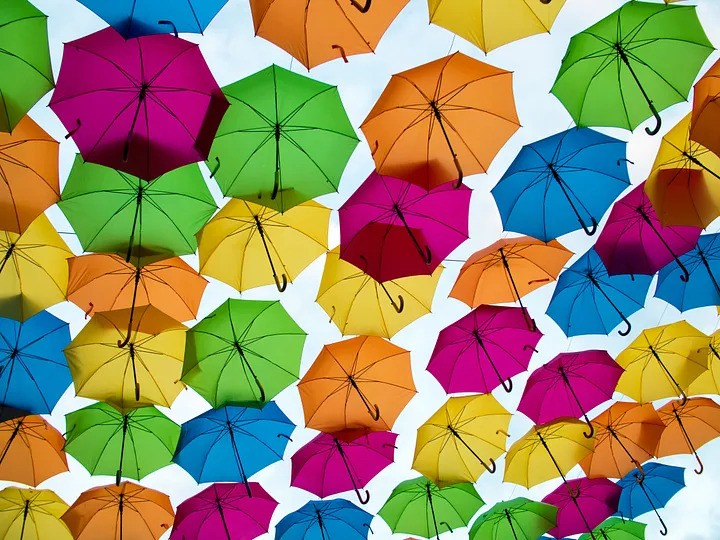
#> input picture Lab1/colors.jpg, 720 x 540 px, found by its file name
$ jupyter execute --allow-errors 2-image-representation.ipynb
#> lines starting #> are read from the running program, lines starting #| are printed output that depends on the picture; after the words box and inside, x2 and y2 are one past the last pixel; in counts of white or black regions, pixels touching at a corner belong together
[cell 1]
import cv2 as cv
import os

[cell 2]
image=cv.imread('c:/Users/dell/Desktop/SALLY/DATA/image1.png')

image = cv.imread("../data/image1.png")

print(image)
#| None

#> (a cell that did not finish here is left out)

#> (a cell that did not finish here is left out)

[cell 5]
rgb_image=cv.imread('../data/rgb_image.jpg')
#> (the rest of this cell did not finish here and is left out)

#> (a cell that did not finish here is left out)

[cell 7]
image1=cv.imread('../data/colors.jpg')
#> image1 is the input picture: shape (540, 720, 3); mean B, G, R 102.9, 138.4, 152.2
rgb_image=cv.cvtColor(image1,cv.COLOR_BGR2RGB)

[cell 8]
(r,g,b)=cv.split(rgb_image)
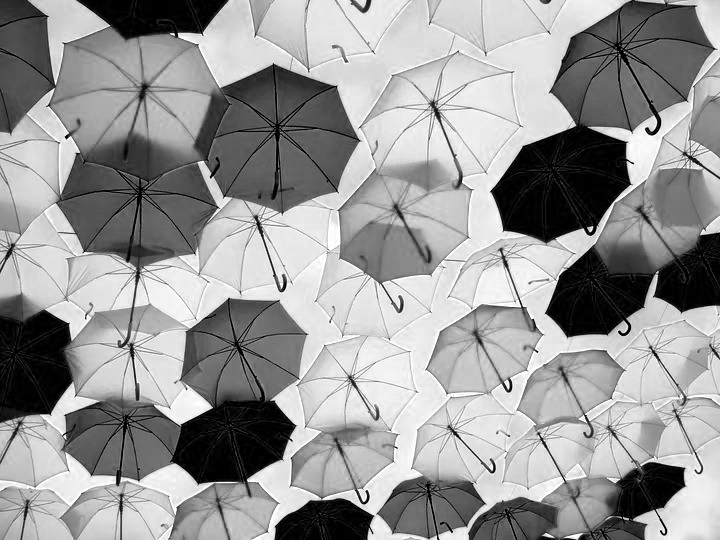
#> r: shape (540, 720); min 0, max 255, mean 152.2
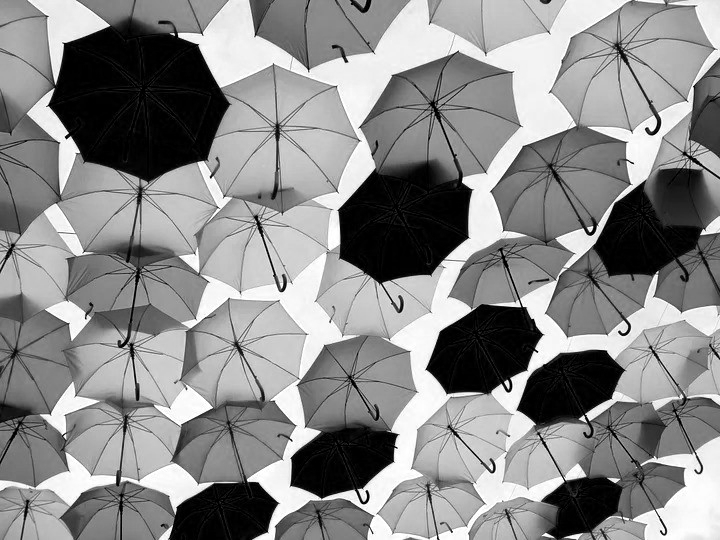
#> g: shape (540, 720); min 0, max 255, mean 138.4
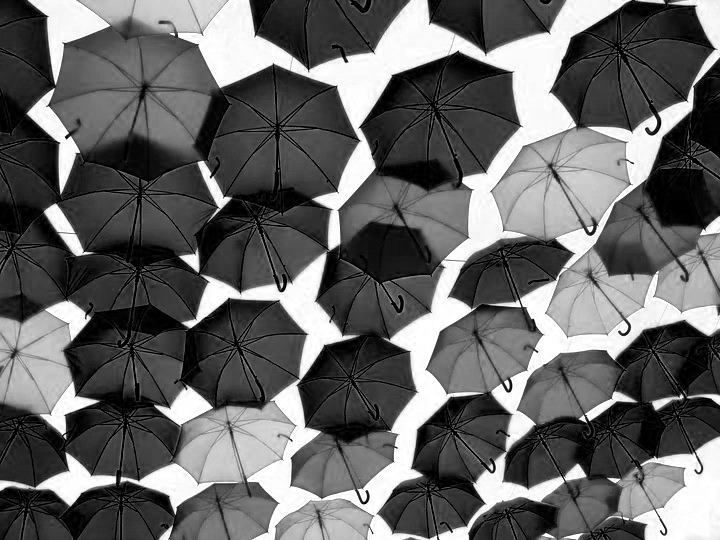
#> b: shape (540, 720); min 0, max 255, mean 102.9

[cell 9]
cv.namedWindow("Red",cv.WINDOW_NORMAL)
cv.imshow("Red",r)
cv.namedWindow("Green",cv.WINDOW_NORMAL)
cv.imshow("Green",g)
cv.namedWindow("Blue",cv.WINDOW_NORMAL)
cv.imshow("Blue",b)

[cell 10]
cv.imwrite('red_channel.jpg',r)
cv.imwrite('green_channel.jpg',g)
cv.imwrite('blue_channel.jpg',b)

if cv.waitKey(0):
#> (key Esc is pressed here)
    cv.destroyAllWindows()

[cell 11]
#find the pixel value at (0,0) which is first pixel of the image
(b,g,r)=rgb_image[0,0]
#> b = 42; g = 141; r = 12
print("At pixel (0,0) - Red: {}, Green: {}, Blue: {}".format(r,g,b))
#| At pixel (0,0) - Red: 12, Green: 141, Blue: 42

Drawing

[cell 12]
import cv2 as cv
import numpy as np

[cell 13]
canvas=np.zeros((300,300,3),dtype="uint8")
green=(0,255,0)
#draw a green line
cv.line(canvas,(0,0),(300,300),green,5)
cv.imshow("Canvas",canvas)
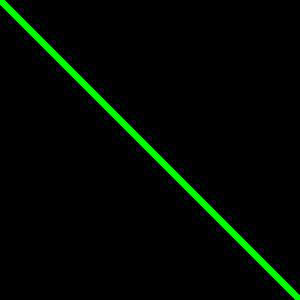
#> window 'Canvas': shape (300, 300, 3); mean B, G, R 0, 7.6, 0
cv.waitKey(0)

[cell 14]
red=(0,0,255) #it is in BGR format since we didnt convert yet
#draw a red line
cv.line(canvas,(0,300),(300,0),red,5)
cv.imshow("Canvas",canvas)
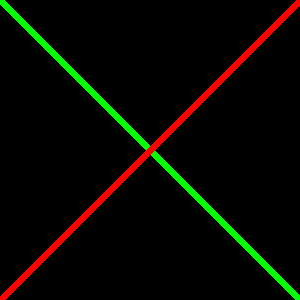
#> window 'Canvas': shape (300, 300, 3); mean B, G, R 0, 7.5, 7.6
cv.waitKey(0)

[cell 15]
#draw a rectagle
canvas=np.zeros((300,300,3),dtype="uint8")
cv.rectangle(canvas,(10,30),(100,200),green,5)
cv.imshow("Canvas",canvas)
cv.waitKey(0)

[cell 16]
cv.rectangle(canvas,(10,30),(100,200),red,-1)
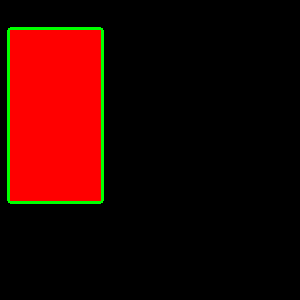
#> canvas: shape (300, 300, 3); mean of channels 0, 1, 2 0, 4.5, 44.1; drawn as B, G, R
cv.imshow("Canvas",canvas)
cv.waitKey(0)

[cell 17]
canvas=np.zeros((300,300,3),dtype="uint8")
canvas[:] = (255,0,0) #blue background
cv.imshow("Canvas",canvas)
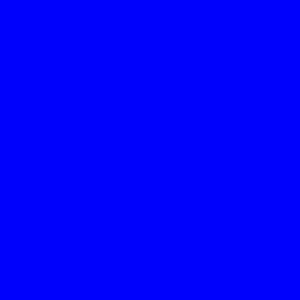
#> window 'Canvas': shape (300, 300, 3); mean B, G, R 255, 0, 0
cv.waitKey(0)

[cell 18]
canvas=np.zeros((300,300,3),dtype="uint8")
canvas.shape
white=(255,255,255)

[cell 19]
centerx,centery=canvas.shape[1]//2,canvas.shape[0]//2 #width//2,height//2
print(centerx,centery)

[cell 20]
for r in range(0,150,25): #(start,stop,step) 150/25=6 circles
    cv.circle(canvas,(centerx,centery),r,white)
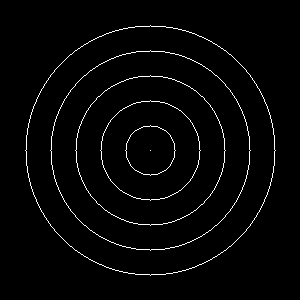
#> canvas: shape (300, 300, 3); 2.3% white in thin lines or dots, all inside (x1, y1, x2, y2) = (25, 25, 276, 276)
cv.imshow("Canvas",canvas)
cv.waitKey(0)
#> Out = 27

[cell 21]
cv.circle(canvas,(centerx,centery),50,(0,255,0),-1)
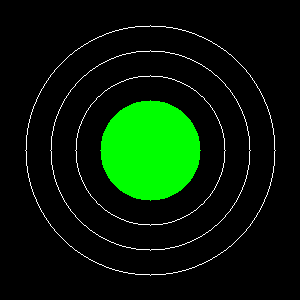
#> canvas: shape (300, 300, 3); 8.72% of pixels changed, all inside (x1, y1, x2, y2) = (100, 100, 201, 201); drawn as B, G, R
cv.imshow("Canvas",canvas)
cv.waitKey(0)
#> Out = 27

[cell 22]
for i in range(0,25):
    radius=np.random.randint(5,200)
    color=np.random.randint(0,256,size=(3,)).tolist()
    pt=np.random.randint(0,300,size=(2,)) #x and y coordinates
    cv.circle(canvas,pt,radius,color,-1)
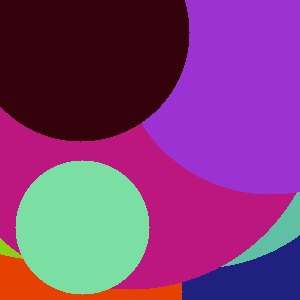
#> canvas: shape (300, 300, 3); mean of channels 0, 1, 2 120.2, 61, 125.3; drawn as B, G, R
cv.imshow("Canvas",canvas)
cv.waitKey(0)
#> Out = 27

$ run again, with Lab2/image.jpg copied over Lab1/colors.jpg
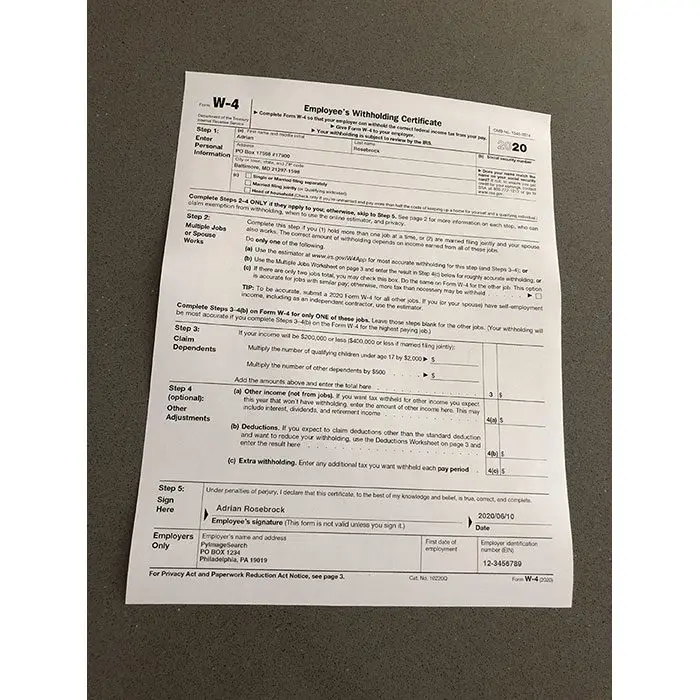
#> input picture Lab2/image.jpg, 700 x 700 px, found by its file name
#| None
#> image1 is the input picture: shape (700, 700, 3); mean B, G, R 164.1, 171.7, 177.1
#> `(r,g,b)=cv.split(rgb_image)`:
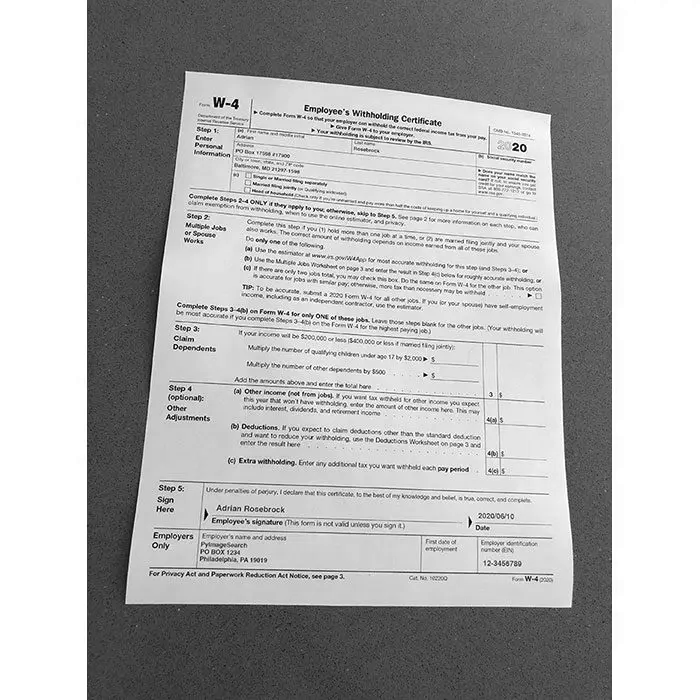
#> r: shape (700, 700); min 0, max 255, mean 177.1
#> `(r,g,b)=cv.split(rgb_image)`:
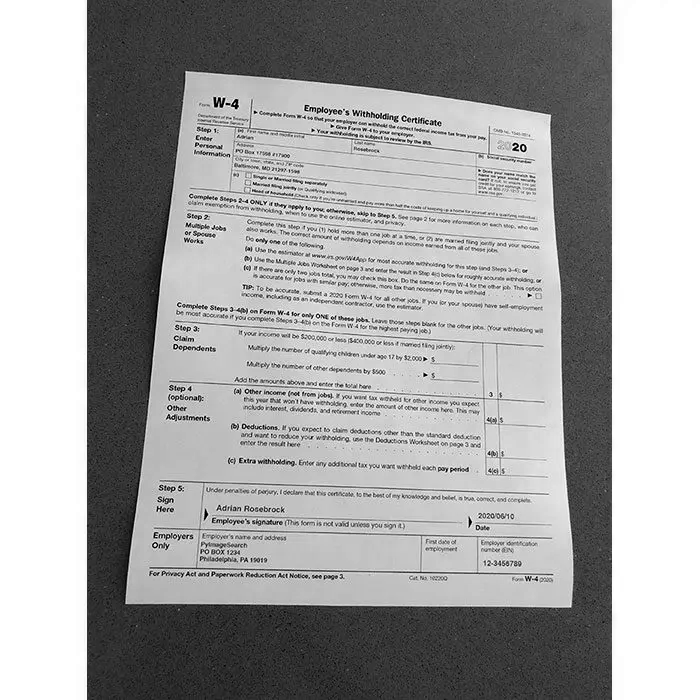
#> b: shape (700, 700); min 0, max 255, mean 164.1
#> `(b,g,r)=rgb_image[0,0]`: b = 255
#| At pixel (0,0) - Red: 255, Green: 255, Blue: 255
#> `cv.waitKey(0)`: Out = 27
